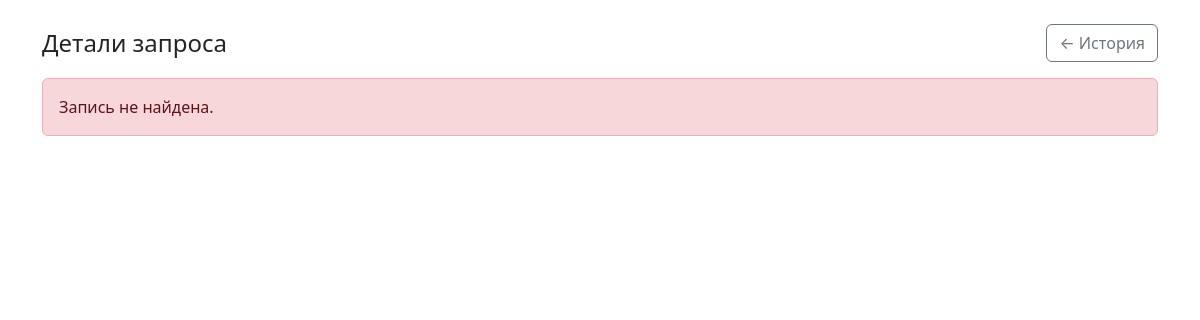
/history_detail/11, run on an earlier commit of the app's database.
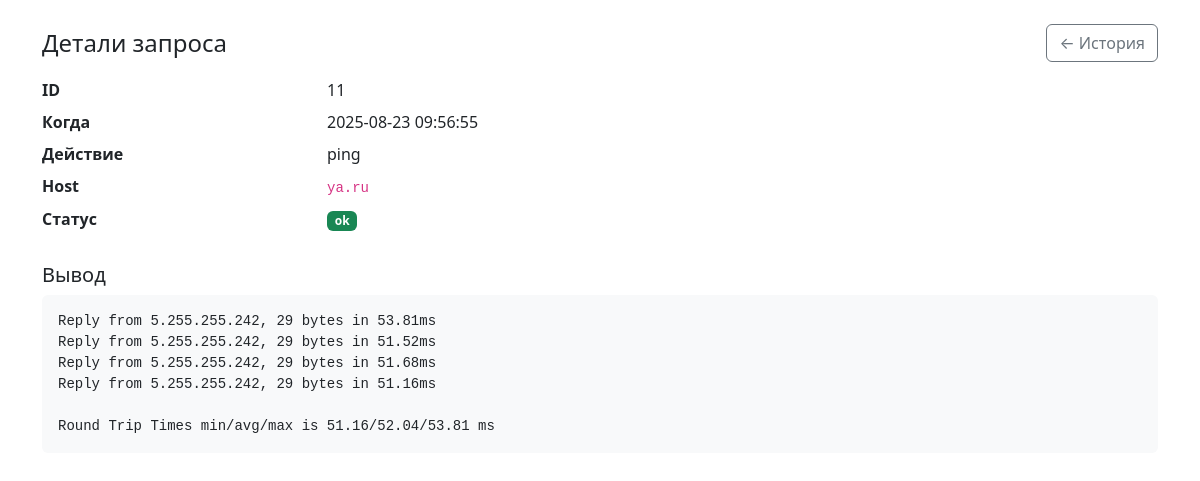
And on a later commit of the database.
### tables this page shows
CREATE TABLE logs (
            id INTEGER PRIMARY KEY AUTOINCREMENT,
            timestamp DATETIME DEFAULT CURRENT_TIMESTAMP,
            action TEXT,
            host TEXT,
            params TEXT,
            status TEXT,
            output TEXT
        );

### app.py (the view)
@app.route('/history_detail/<int:log_id>', methods=['GET'])
def history_detail(log_id):
    conn = sqlite3.connect("nettools.db")
    conn.row_factory = sqlite3.Row
    cur = conn.cursor()
    cur.execute("SELECT * FROM logs WHERE id = ?", (str(log_id),))
    row = cur.fetchone()
    conn.close()
    return render_template("history_detail.html", row=row)

### templates/history_detail.html (shortened to what this page needs)
<!doctype html>
<html lang="ru">
<head>
  <link href="https://cdn.jsdelivr.net/npm/bootstrap@5.3.3/dist/css/bootstrap.min.css" rel="stylesheet">
</head>
<body class="container py-4">
  <div class="d-flex justify-content-between align-items-center mb-3">
    <h1 class="h4 mb-0">Детали запроса</h1>
    <a class="btn btn-outline-secondary" href="{{ url_for('history') }}">← История</a>
  </div>
  {% if row %}
    <dl class="row">
      <dt class="col-sm-3">ID</dt>
      <dd class="col-sm-9">{{ row.id }}</dd>
      <dt class="col-sm-3">Когда</dt>
      <dd class="col-sm-9">{{ row.timestamp }}</dd>
      <dt class="col-sm-3">Действие</dt>
      <dd class="col-sm-9">{{ row.action }}</dd>
      <dt class="col-sm-3">Host</dt>
      <dd class="col-sm-9"><code>{{ row.host }}</code></dd>
      <dt class="col-sm-3">Статус</dt>
      <dd class="col-sm-9">
        {% set badge =
          'success' if row.status=='ok'
          else 'warning' if row.status=='warn'
          else 'danger' if row.status=='error'
          else 'secondary'
        %}
        <span class="badge bg-{{ badge }}">{{ row.status }}</span>
      </dd>
    </dl>
    <h2 class="h5 mt-4">Вывод</h2>
    <pre class="bg-light p-3 rounded">{{ row.output }}</pre>
  {% else %}
    <div class="alert alert-danger">Запись не найдена.</div>
  {% endif %}
</body>
</html>

What changed in the data, as far as the page shows it:
added logs: id "11", timestamp "2025-08-23 09:56:55", action "ping", host "ya.ru", status "ok", output "Reply from 5.255.255.242, 29 bytes in 53.81ms Reply from 5.255.255.242, 29 bytes in 51.52ms Reply from 5.255.255.242, 29 bytes in 51.68ms Reply from 5.255.255.242, 29 bytes in 51.16ms Round Trip Times min/avg/max is 51.16/52.04/53.81 ms"
Also different on the page:
text no longer shown: "Запись не найдена."
text now shown: "ID Когда Действие Host Статус Вывод"
